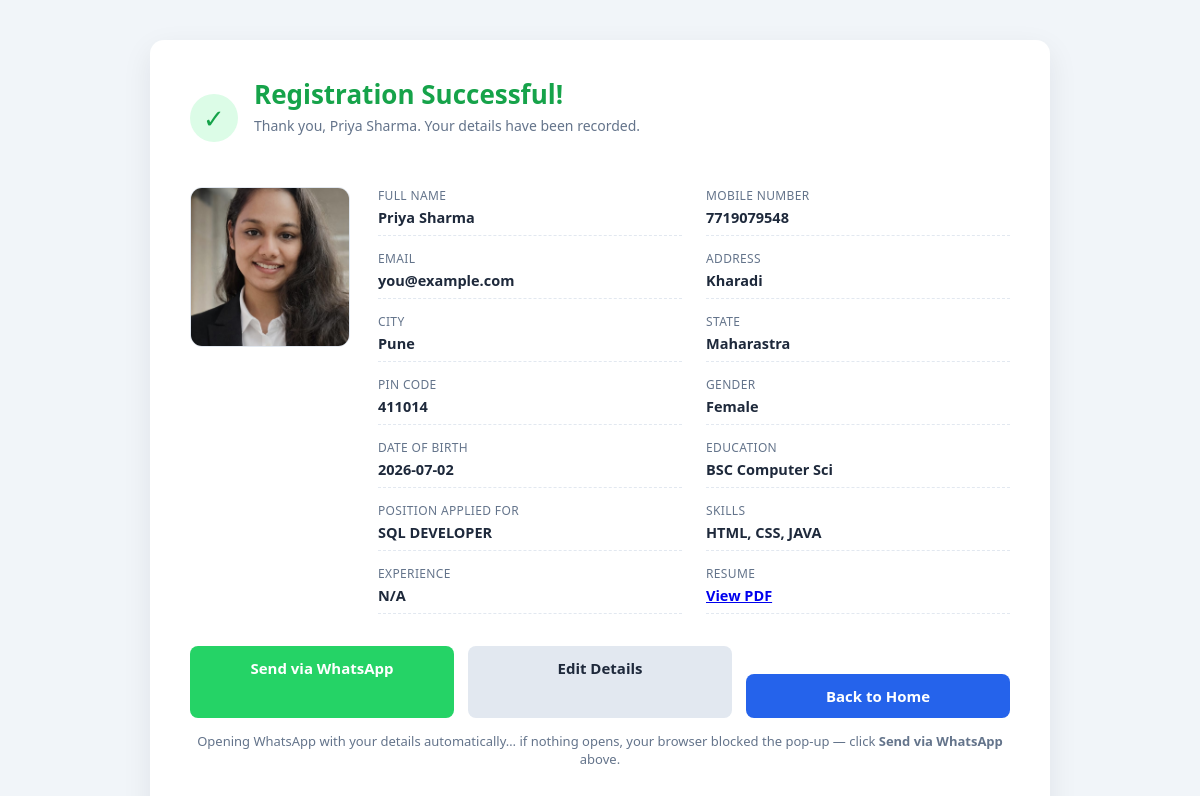
Screenshot of /success/1 with the database file from the repository.
### tables this page shows
CREATE TABLE registrations (
            id INTEGER PRIMARY KEY AUTOINCREMENT,
            full_name TEXT NOT NULL,
            mobile_number TEXT NOT NULL,
            email TEXT NOT NULL,
            address TEXT NOT NULL,
            city TEXT NOT NULL,
            state TEXT NOT NULL,
            pin_code TEXT NOT NULL,
            gender TEXT NOT NULL,
            dob TEXT NOT NULL,
            education TEXT NOT NULL,
            position_applied TEXT NOT NULL,
            skills TEXT NOT NULL,
            experience TEXT,
            resume_filename TEXT NOT NULL,
            photo_filename TEXT NOT NULL,
            created_at TEXT NOT NULL
        );

### app.py (the view)
@app.route("/success/<int:reg_id>", methods=["GET"])
def success_page(reg_id):
    db = get_db()
    row = db.execute(
        "SELECT * FROM registrations WHERE id = ?", (reg_id,)
    ).fetchone()
    if row is None:
        abort(404)
    whatsapp_message = build_whatsapp_message(row)
    return render_template(
        "success.html", reg=row, whatsapp_text=whatsapp_message,
        whatsapp_number=WHATSAPP_NUMBER
    )

### app.py (called while the page is built)
def get_db():
    if "db" not in g:
        g.db = sqlite3.connect(DB_PATH)
        g.db.row_factory = sqlite3.Row
    return g.db

### templates/success.html (shortened to what this page needs)
<!DOCTYPE html>
<html lang="en">
<head>
<link rel="stylesheet" href="{{ url_for('static', filename='css/style.css') }}">
</head>
<body>
<div class="page">
  <div class="card">
    <div class="success-banner">
      <span class="check">&#10003;</span>
      <div>
        <h1>Registration Successful!</h1>
        <p class="subtitle">Thank you, {{ reg.full_name }}. Your details have been recorded.</p>
      </div>
    </div>
    <div class="preview-grid">
      <div class="preview-photo">
        <img src="{{ url_for('serve_photo', filename=reg.photo_filename) }}" alt="Profile Photo">
      </div>
      <div class="preview-details">
        <div class="detail"><span>Full Name</span><strong>{{ reg.full_name }}</strong></div>
        <div class="detail"><span>Mobile Number</span><strong>{{ reg.mobile_number }}</strong></div>
        <div class="detail"><span>Email</span><strong>{{ reg.email }}</strong></div>
        <div class="detail"><span>Address</span><strong>{{ reg.address }}</strong></div>
        <div class="detail"><span>City</span><strong>{{ reg.city }}</strong></div>
        <div class="detail"><span>State</span><strong>{{ reg.state }}</strong></div>
        <div class="detail"><span>PIN Code</span><strong>{{ reg.pin_code }}</strong></div>
        <div class="detail"><span>Gender</span><strong>{{ reg.gender }}</strong></div>
        <div class="detail"><span>Date of Birth</span><strong>{{ reg.dob }}</strong></div>
        <div class="detail"><span>Education</span><strong>{{ reg.education }}</strong></div>
        <div class="detail"><span>Position Applied For</span><strong>{{ reg.position_applied }}</strong></div>
        <div class="detail"><span>Skills</span><strong>{{ reg.skills }}</strong></div>
        <div class="detail"><span>Experience</span><strong>{{ reg.experience or 'N/A' }}</strong></div>
        <div class="detail">
          <span>Resume</span>
          <strong><a href="{{ url_for('serve_resume', filename=reg.resume_filename) }}" target="_blank">View PDF</a></strong>
        </div>
      </div>
    </div>
    <div class="action-row">
      <a class="btn-whatsapp" id="whatsappBtn" target="_blank"
         href="https://wa.me/{{ whatsapp_number }}?text={{ whatsapp_text | urlencode }}">
         Send via WhatsApp
      </a>
      <a class="btn-secondary" href="{{ url_for('edit_form', reg_id=reg.id) }}">Edit Details</a>
      <a class="btn-primary" href="{{ url_for('register_form') }}">Back to Home</a>
    </div>
    <p class="whatsapp-note" id="whatsappNote">
      Opening WhatsApp with your details automatically&hellip; if nothing opens,
      your browser blocked the pop-up &mdash; click <strong>Send via WhatsApp</strong> above.
    </p>
  </div>
</div>
</body>
</html>

### static/css/style.css (style rules this page uses)
:root { --primary: #2563eb; --primary-dark: #1d4ed8; --success: #16a34a; --error: #dc2626; --bg: #f1f5f9; --card-bg: #ffffff; --text: #1e293b; --muted: #64748b; --border: #e2e8f0; }
* { box-sizing: border-box; }
body { margin: 0; font-family: "Segoe UI", Roboto, Helvetica, Arial, sans-serif; background: var(--bg); color: var(--text); }
.page { min-height: 100vh; display: flex; justify-content: center; align-items: flex-start; padding: 40px 16px; }
.card { background: var(--card-bg); width: 100%; max-width: 900px; border-radius: 14px; padding: 36px 40px 44px; box-shadow: 0 10px 30px rgba(15, 23, 42, 0.08); }
h1 { margin: 0 0 4px; font-size: 26px; }
.subtitle { margin: 0 0 24px; color: var(--muted); font-size: 14px; }
.btn-primary, .btn-secondary, .btn-whatsapp { display: inline-block; text-align: center; text-decoration: none; padding: 12px 24px; border-radius: 8px; font-size: 15px; font-weight: 600; border: none; cursor: pointer; transition: opacity 0.15s, background 0.15s; }
.btn-primary { background: var(--primary); color: #fff; margin-top: 28px; width: 100%; }
.btn-secondary { background: #e2e8f0; color: var(--text); }
.btn-whatsapp { background: #25d366; color: #fff; }
.success-banner { display: flex; align-items: center; gap: 16px; margin-bottom: 28px; }
.success-banner .check { flex-shrink: 0; width: 48px; height: 48px; border-radius: 50%; background: #dcfce7; color: var(--success); font-size: 26px; display: flex; align-items: center; justify-content: center; }
.success-banner h1 { color: var(--success); }
.preview-grid { display: grid; grid-template-columns: 160px 1fr; gap: 28px; align-items: start; }
.preview-photo img { width: 160px; height: 160px; object-fit: cover; border-radius: 12px; border: 1px solid var(--border); background: #f8fafc; }
.preview-details { display: grid; grid-template-columns: 1fr 1fr; gap: 14px 24px; }
.detail { display: flex; flex-direction: column; border-bottom: 1px dashed var(--border); padding-bottom: 8px; }
.detail span { font-size: 12px; color: var(--muted); text-transform: uppercase; letter-spacing: 0.03em; }
.detail strong { font-size: 14.5px; margin-top: 3px; word-break: break-word; }
.action-row { display: flex; gap: 14px; margin-top: 32px; flex-wrap: wrap; }
.action-row a { flex: 1; min-width: 160px; }
.whatsapp-note { margin-top: 14px; font-size: 13px; color: var(--muted); text-align: center; }

### rows the page displays
registrations: full_name "Priya Sharma", photo_filename (picture), mobile_number "7719079548", email "you@example.com", address "Kharadi", city "Pune", state "Maharastra", pin_code "411014", gender "Female", dob "2026-07-02", education "BSC Computer Sci", position_applied "SQL DEVELOPER", skills "HTML, CSS, JAVA", experience "N/A"
